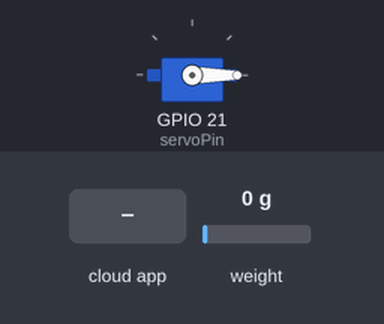
Recording of a sketch running on a simulated ESP32. Shown: servo. The test bench sets the inputs (shaded band); at power-on: weight on the scale 0 g. WiFi joins after 1.5 s; servers stay silent unless stated; the Firebase database answers and starts empty; what the sketch prints to the serial monitor is not drawn.

Above: at 5.1 s.
5.2 s: the phone or cloud app sets Status to 1
At 6.55 s:
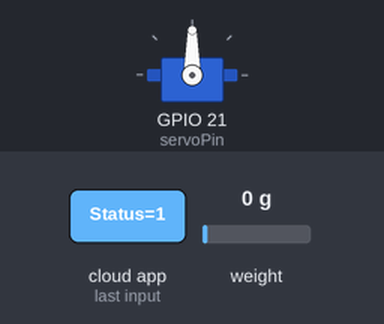
8.5 s: the phone or cloud app sets Status to 0
At 8.81 s:
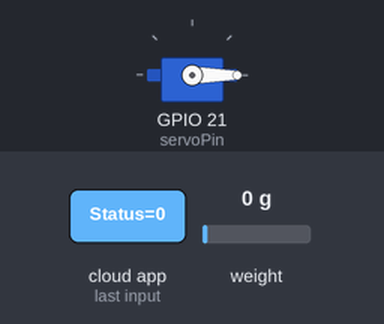
Timing chart, 0 to 11.5 s (numbered marks = the images above; inputs shaded):
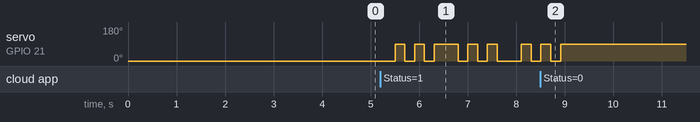

The sketch:

esp.ino
```cpp
#include <HX711_ADC.h>
#include <Servo.h>

#include <WiFi.h>
#include <FirebaseESP32.h>

#define FIREBASE_HOST "firsttest-45a5a.firebaseio.com"
#define FIREBASE_AUTH "LEjdDsbYnWn3EwttN7q31jFLPc4fFsRkwBJ8GD4n"
#define WIFI_SSID "WIFI SSID"
#define WIFI_PASSWORD "WIFI PASSWORD"

static const int servoPin = 21;
const int HX711_dout = 19;
const int HX711_sck = 18;

HX711_ADC LoadCell(HX711_dout, HX711_sck);

FirebaseData firebaseData;
Servo servo1;
int weightData, statusData;
int posDegrees = 0;
int counter = 2;
int t1 = 0;
int t2 = 0;
int uploadInterval = 1000;
int turnInterval = 200;

void setup(){
	Serial.begin(115200);

	//WIFI SETUP///////////////////////////////////////
	WiFi.begin(WIFI_SSID, WIFI_PASSWORD);
	Serial.print("Connecting to Wi-Fi");
	while (WiFi.status() != WL_CONNECTED)
	{
		Serial.print(".");
		delay(300);
	}
	Serial.println();
	Serial.print("Connected with IP: ");
	Serial.println(WiFi.localIP());
	Serial.println();


	//SERVER SETUP//////////////////////////////////////
	Firebase.begin(FIREBASE_HOST, FIREBASE_AUTH);
	Firebase.reconnectWiFi(true);


	//SERVO SETUP///////////////////////////////////////
	servo1.attach(servoPin);
	servo1.write(0);


	//SENSOR SETUP//////////////////////////////////////
	LoadCell.begin();
	float calibrationValue = 185.93;
	long stabilizingtime = 2000;
	boolean _tare = true;
	LoadCell.start(stabilizingtime, _tare);
	if (LoadCell.getTareTimeoutFlag()){
		Serial.println("Sensor error.");
		while (1);
	}else{
		LoadCell.setCalFactor(calibrationValue); // set calibration value (float)
		Serial.println("Sensor setup complete.");
	}
}

void loop(){
  //SENSOR/////////////////////////////////////////////////////////
  LoadCell.update();
  weightData = LoadCell.getData();

  if(millis() > t1 + uploadInterval){
    //SEND DATA//////////////////////////////////////////////////////
    if(Firebase.setInt(firebaseData, "/object/Sensor", weightData)){
      Serial.print("Sent: ");
      Serial.print(weightData);
    }else{
      Serial.print("Send Error: ");
      Serial.println(firebaseData.errorReason());
    }

    //RECEIVE DATA///////////////////////////////////////////////////
    if(Firebase.getInt(firebaseData, "/object/Status")){
      Serial.print(" | Received: ");
      statusData = firebaseData.intData();
      Serial.println(statusData);
    }else{
      Serial.print("Receive Error: ");
      Serial.println(firebaseData.errorReason());
    }

    t1 = millis();
  }

  if(millis() > t2 + turnInterval){
    //SERVO//////////////////////////////////////////////////////////
    if(statusData == 1){
      if(counter % 2 == 0){
        posDegrees = posDegrees + 90;
      }else{
        posDegrees = posDegrees - 90;
      }
      servo1.write(posDegrees);
      counter++;

      t2 = millis();
    }
  }
}
```

Measured:
- after the input at 5.2 s, servo on GPIO 21 (servoPin): 0° → 90° after 0.30 s, → 0° 0.20 s later, → 90° 0.20 s later, → 0° 0.20 s later, … (12 changes in this stretch)
- after the input at 8.5 s, servo on GPIO 21 (servoPin): goes on until 8.9 s, then stays 90°
